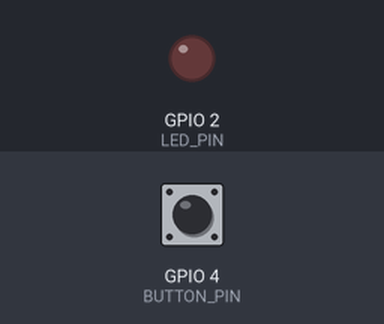
This sketch was run on a simulated ESP32. On the bench: output pins drawn as LEDs (lit = HIGH). The test bench sets the inputs (shaded band); at power-on: GPIO 4 (BUTTON_PIN) HIGH.

Above: at 1.2 s.
1.3 s: GPIO 4 (BUTTON_PIN) pulled LOW for 0.15 s
At 1.37 s:
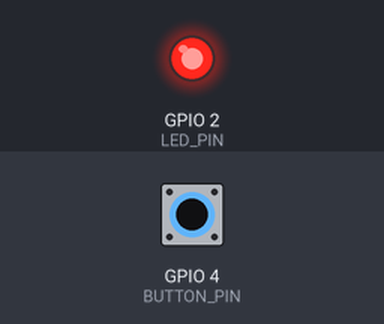
2.9 s: GPIO 4 (BUTTON_PIN) pulled LOW for 3.2 s
At 6.8 s:
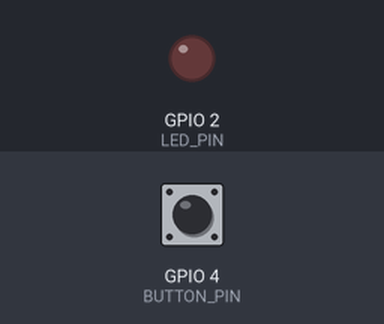
Timing chart, 0 to 8.3 s (numbered marks = the images above; inputs shaded):
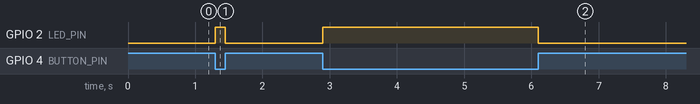

The sketch:

sketch.ino
```cpp
#define LED_PIN 2      // LED connected to GPIO 2
#define BUTTON_PIN 4   // Button connected to GPIO 4

void setup() {
  pinMode(LED_PIN, OUTPUT);           // Set LED pin as output
  pinMode(BUTTON_PIN, INPUT_PULLUP);  // Set button pin with internal pull-up
}

void loop() {
  int buttonState = digitalRead(BUTTON_PIN);

  if (buttonState == LOW) {  // Button pressed (active low)
    digitalWrite(LED_PIN, HIGH);  // Turn LED ON
  }
  else
  {
    digitalWrite(LED_PIN, LOW);   // Turn LED OFF
  }
}
```

Measured:
- after the input at 1.3 s, GPIO 2 (LED_PIN): LOW → HIGH at once, → LOW 0.15 s later
- after the input at 2.9 s, GPIO 2 (LED_PIN): LOW → HIGH at once, → LOW 3.2 s later
